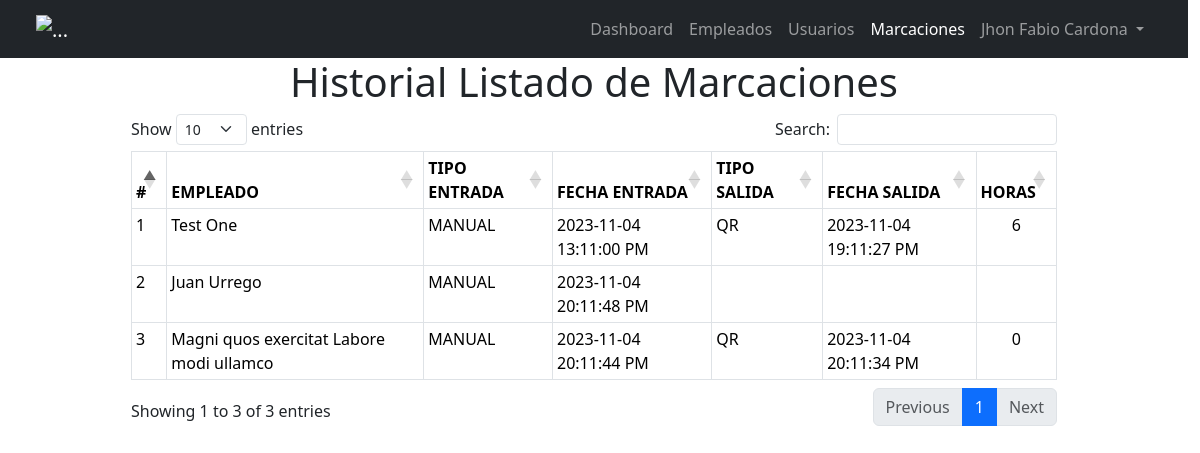
Page /admin/index.php?ruta=marcaciones (signed in) on the earlier database version.
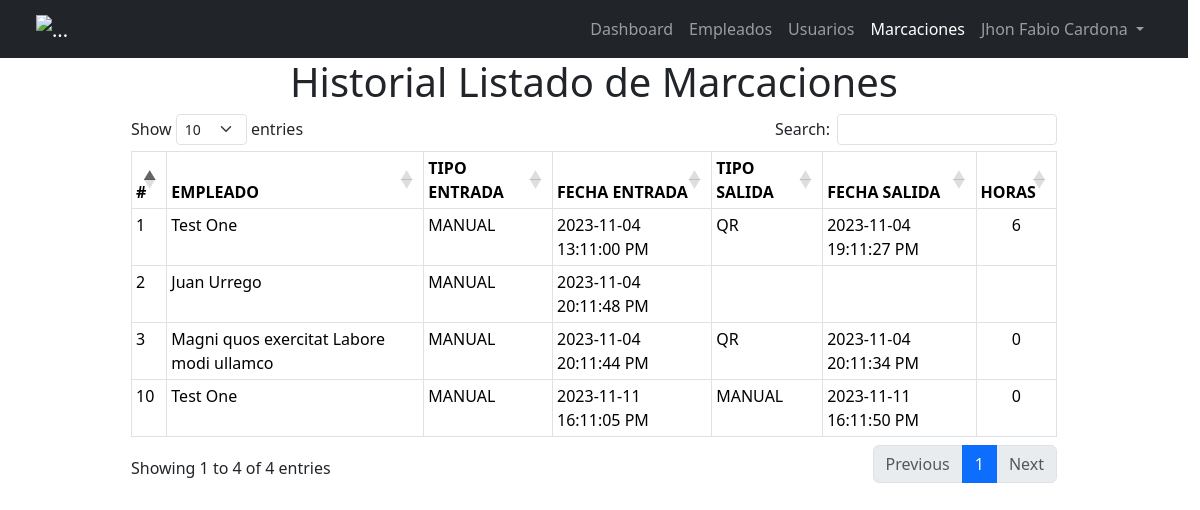
Same page on the later database version.
### tables this page shows
CREATE TABLE IF NOT EXISTS `marcaciones` (
  `id` bigint unsigned NOT NULL AUTO_INCREMENT,
  `empleado_id` bigint unsigned NOT NULL,
  `entrada` timestamp NOT NULL,
  `tipo_entrada` varchar(50) NOT NULL,
  `lugar_entrada_id` int unsigned NOT NULL,
  `salida` timestamp NULL DEFAULT NULL,
  `tipo_salida` varchar(50) DEFAULT NULL,
  `lugar_salida_id` int unsigned DEFAULT NULL,
  `registro` timestamp NOT NULL DEFAULT CURRENT_TIMESTAMP,
  PRIMARY KEY (`id`),
  KEY `FK_empleado_id_marcaciones` (`empleado_id`),
  KEY `FK_lugar_entrada` (`lugar_entrada_id`),
  CONSTRAINT `FK_empleado_id_marcaciones` FOREIGN KEY (`empleado_id`) REFERENCES `empleados` (`id`) ON DELETE CASCADE ON UPDATE CASCADE,
  CONSTRAINT `FK_lugar_entrada` FOREIGN KEY (`lugar_entrada_id`) REFERENCES `lugares` (`id`) ON UPDATE CASCADE
);

### admin/Controllers/AppController.php (called while the page is built)
<?php
class AppController
{
    public static function startApp()
    {
        include __DIR__ . "/../Views/template.php";
    }
}

### admin/index.php (called while the page is built, shortened)
<?php
include "./Models/Conexion.php";
include "./Controllers/AppController.php";
include "./Controllers/MarcacionController.php";
AppController::startApp();
?>

### admin/Models/Conexion.php (called while the page is built)
<?php
class Conexion
{
    public static  function conectar()
    {
        $ip = 'localhost';
        $db = 'marcaciones';
        $user_db = 'root';
        $passwod_db = '';
        try {
            $conexion = new PDO("mysql:host=$ip;dbname=$db", $user_db, $passwod_db, [
                PDO::ATTR_PERSISTENT => true,
                PDO::MYSQL_ATTR_INIT_COMMAND => "SET NAMES utf8"
            ]);
            return $conexion;
        } catch (\Throwable $e) {
            print $e->getMessage();
            die();
        }
    }
}

### admin/Models/Marcacion.php (called while the page is built, shortened)
<?php
 class Marcacion
 {
   public static function listar()
   {
      $stmt = Conexion::conectar()->prepare("SELECT m.id, m.empleado_id,
            DATE_FORMAT(m.entrada, '%Y-%m-%d %H:%m:%s %p') AS entrada,
            DATE_FORMAT(m.salida, '%Y-%m-%d %H:%m:%s %p') AS salida,
            TIMESTAMPDIFF(HOUR ,m.entrada, m.salida) AS horas,
            CONCAT(e.nombre, ' ', e.apellido) AS empleado,
            tipo_entrada,
            tipo_salida
         FROM marcaciones m
         JOIN empleados e ON e.id = m.empleado_id
      ");
      $stmt->execute();
      $retorno = $stmt->rowCount() > 0 ? $stmt->fetchAll(PDO::FETCH_ASSOC) : [];
      return $retorno;
   }
 }
?>

### admin/Controllers/MarcacionController.php (called while the page is built, shortened)
<?php
include __DIR__ . "/../Models/Marcacion.php";
class MarcacionController
{
    public static function listar()
    {
        return Marcacion::listar();
    }
}

### admin/Views/modulos/marcaciones.php (the view, shortened to what this page needs)
<?php
$marcaciones = MarcacionController::listar();
?>
<div class="container">
    <div class="row justify-content-center">
        <div class="col-12 col-sm-10 ">
            <h1 class="text-center">Historial Listado de Marcaciones</h1>
            <table class="table table-sm table-bordered table-stripe table-hover w-full " id="tblMarcaciones">
                <thead class="thead-light">
                    <tr>
                        <th>#</th>
                        <th>EMPLEADO</th>
                        <th>TIPO ENTRADA</th>
                        <th>FECHA ENTRADA</th>
                        <th>TIPO SALIDA</th>
                        <th>FECHA SALIDA</th>
                        <th>HORAS</th>
                    </tr>
                </thead>
                <tbody>
                    <?php if (count($marcaciones) > 0) : ?>
                        <?php foreach ($marcaciones as $key => $marcacion) : ?>
                            <tr>
                                <td><?= $marcacion['id'] ?></td>
                                <td><?= $marcacion['empleado'] ?></td>
                                <td><?= $marcacion['tipo_entrada'] ?></td>
                                <td><?= $marcacion['entrada'] ?></td>
                                <td><?= $marcacion['tipo_salida'] ?></td>
                                <td><?= $marcacion['salida'] ?></td>
                                <td class="text-center"><?= $marcacion['horas'] ?></td>
                            </tr>
                        <?php endforeach ?>
                    <?php else :  ?>
                    <?php endif ?>
                </tbody>
            </table>
        </div>
    </div>
</div>

Differences in the rows shown:
added marcaciones: id "10", empleado "Test One", tipo_entrada "MANUAL", entrada "2023-11-11 16:11:05 PM", tipo_salida "MANUAL", salida "2023-11-11 16:11:50 PM", horas "0"
Other differences:
text written by a page script: "Show entries Search: Showing 1 to 3 of 3 entries Previous 1 Next" → "Show entries Search: Showing 1 to 4 of 4 entries Previous 1 Next"
